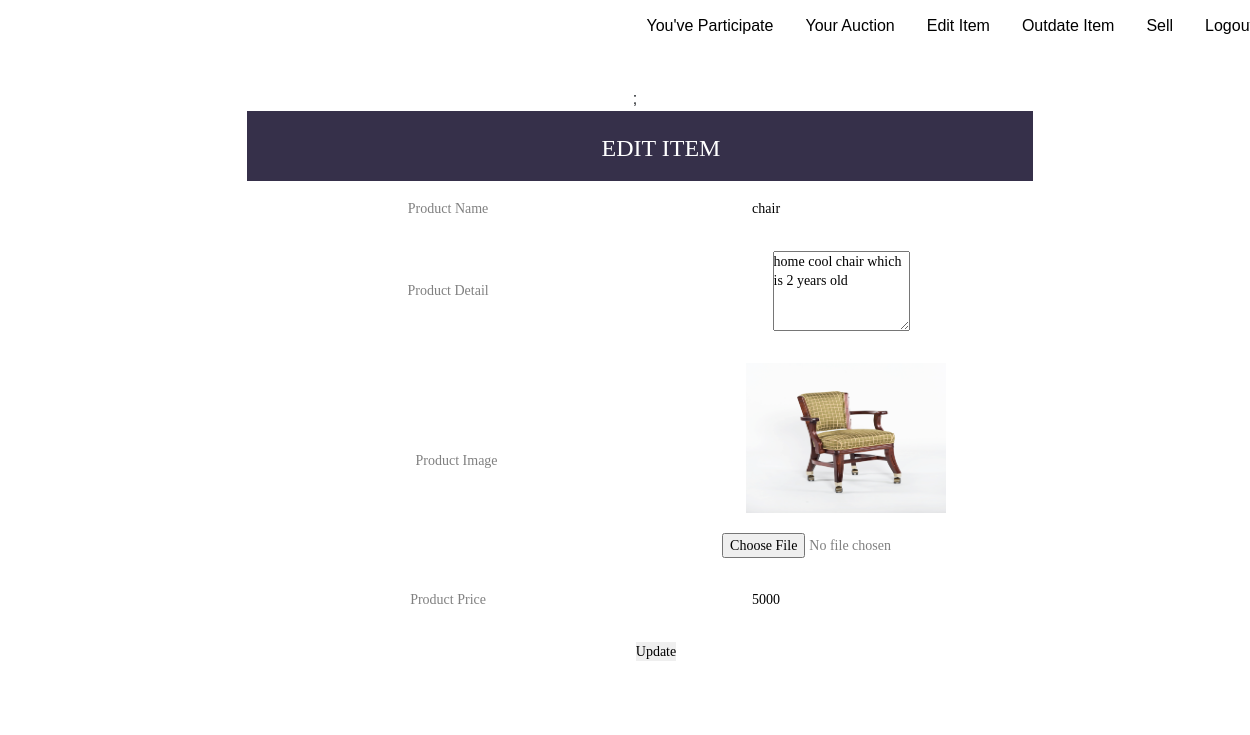
/table/edit.php?id=51 (signed in), run on the app's committed database.
### tables this page shows
CREATE TABLE IF NOT EXISTS `selling` (
  `sid` int(5) NOT NULL AUTO_INCREMENT,
  `uid` int(5) NOT NULL,
  `pro_cat` int(5) NOT NULL,
  `sub_cat` varchar(50) NOT NULL,
  `proname` varchar(25) NOT NULL,
  `details` varchar(200) NOT NULL,
  `propic` varchar(255) NOT NULL,
  `proprice` bigint(255) NOT NULL,
  `profrom` date NOT NULL,
  `proto` date NOT NULL,
  `status` varchar(1) NOT NULL,
  PRIMARY KEY (`sid`)
);

### table/edit.php (the view, shortened to what this page needs)
<!DOCTYPE html>
<html lang="en">
<head>
	<link rel="stylesheet" type="text/css" href="vendor/bootstrap/css/bootstrap.min.css">
	<link rel="stylesheet" type="text/css" href="fonts/font-awesome-4.7.0/css/font-awesome.min.css">
	<link rel="stylesheet" type="text/css" href="vendor/animate/animate.css">
	<link rel="stylesheet" type="text/css" href="vendor/select2/select2.min.css">
	<link rel="stylesheet" type="text/css" href="vendor/perfect-scrollbar/perfect-scrollbar.css">
	<link rel="stylesheet" type="text/css" href="css/util.css">
	<link rel="stylesheet" type="text/css" href="css/main.css">
</head>
<body>
	 <ul>
      <li><a href="logout.php" >Logout</a></li>
      <li><a href="selling.php">Sell</a></li>
      <li><a href="outdate.php">Outdate Item</a></li>
      <li><a href="update.php">Edit Item</a></li>
      <li><a href="userauction.php">Your Auction</a></li>
      <li><a class="active" href="participate.php">You've Participate</a></li>
	</ul>
<div class="limiter">
    <div class="container-table100">
      <div class="wrap-table100">
        <div class="table100 ver1 m-b-110">
          <center><table data-vertable="ver1" style="width:60%;">
            <thead>
                <tr class="row100 head">
                  <th class="column100 column1" colspan=5 align="center" data-column="column1"><CENTER><h4>Edit Item</h4></CENTER></th>
            </thead>
			<tbody>
							<?php
								include("connect.php");
									$result=mysqli_query($con,"select * from selling where sid=".$_SESSION['upid'])or die(mysqli_error($con));
									$row=mysqli_fetch_array($result);
							?>
							<tr class="row100">
								<td class="column100 column5"  align="center" data-column="column5">Product Name</td>
								<td class="column100 column6" align="center" data-column="column6"><input type="text" name=txtpname placeholder="Product Name" maxlength="30" value="<?php echo $row[4];?>" size="20"></td>
							</tr>
							<tr class="row100">
								<td class="column100 column7" align="center" data-column="column7">Product Detail</td>
								<td class="column100 column8" align="center" data-column="column8"><textarea rows="4" cols="15" name="txtdetail"><?php echo $row[5];?></textarea></td>
							</tr>
							<tr class="row100">
								<td class="column100 column1" align="center" data-column="column1">Product Image</td>
								<td class="column100 column2" data-column="column2"  align="center" colspan="2" align="right"><?php echo "<img src='$row[6]' height=150px width=200px>" ;?><br><br><input type="file" name="file1"></td>
							</tr>
							<tr class="row100">
								<td class="column100 column3" data-column="column3" align="center">Product Price</td>
								<td class="column100 column4" align="center" data-column="column4"><input type="text" name=txtproprice placeholder="Product Price" value=<?php echo $row[7];?> maxlength="50" size="20"></td>
							</tr>
							<tr class="row100">
								<td class="column100 column1"  data-column="column1" colspan=4 align="center"><input type="submit" name="txtupdate" value="Update"></td>
							</tr>
							<tr class="row100">
								<?php echo @"<td colspan=4 align='center'>$msg </td>" ?>;
							</tr>
						</tbody>
					</table></center>
				</div>
			</div>
		</div>
	</div>
</body>
</html>

### table/css/main.css (style rules this page uses)
* { margin-right: -20px; margin-left: -10px; padding: 0px; box-sizing: border-box; }
body, html { height: 100%; font-family: sans-serif; }
a { margin: 0px; transition: all 0.4s; -webkit-transition: all 0.4s; -o-transition: all 0.4s; -moz-transition: all 0.4s; }
h1,h2,h3,h4,h5,h6 { margin: 0px; }
ul, li { margin: 0px; list-style-type: none; }
input { display: block; outline: none; border: none !important; }
textarea { display: block; outline: none; }
.limiter { width: 100%; margin: 0 auto; }
.container-table100 { width: 100%; min-height: 100vh; display: -webkit-box; display: -webkit-flex; display: -moz-box; display: -ms-flexbox; display: flex; align-items: center; justify-content: center; flex-wrap: wrap; padding: 33px 30px; }
.wrap-table100 { width: 1300px; }
table { width: 100%; background-color: #fff; }
th, td { font-weight: unset; padding-right: 10px; }
.column100 { width: 130px; padding-left: 25px; }
.column100.column1 { width: 265px; padding-left: 42px; }
.row100.head th { padding-top: 24px; padding-bottom: 20px; }
.row100 td { padding-top: 18px; padding-bottom: 14px; }
.table100.ver1 td { font-family: Montserrat-Regular; font-size: 14px; color: #808080; line-height: 1.4; }
.table100.ver1 th { font-family: Montserrat-Medium; font-size: 12px; color: #fff; line-height: 1.4; text-transform: uppercase; background-color: #36304a; }

### table/edit.php (style rules this page uses)
ul { list-style-type: none; margin: 0; padding: 0; overflow: hidden; }
li { float: right; }
li a { display: block; color: #000000; text-align: center; padding: 14px 16px; text-decoration: none; }

### data on the page
selling: txtpname "chair", txtdetail "home cool chair which is 2 years old", propic (picture), txtproprice "5000"
